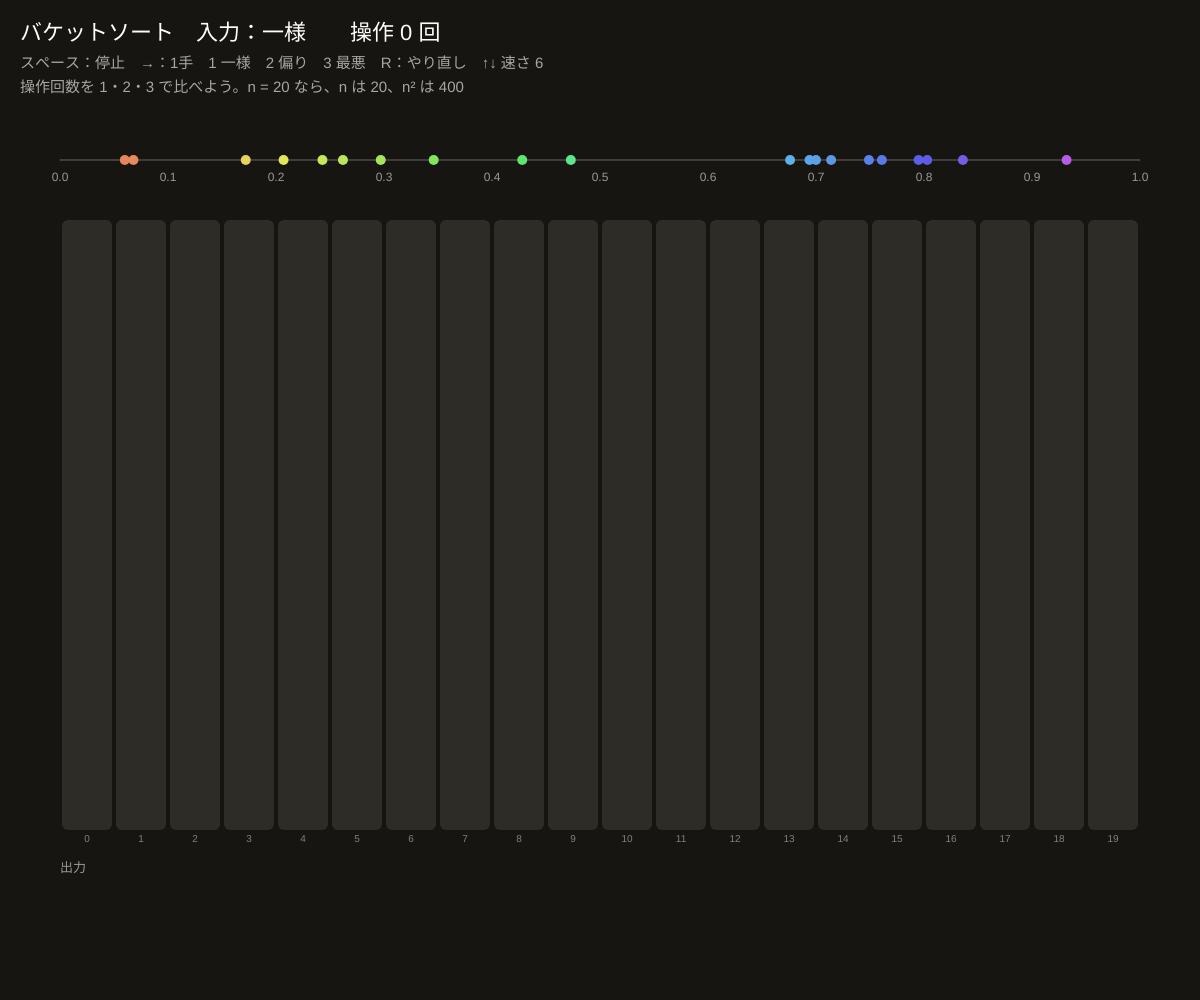
Frame 1 (no input)
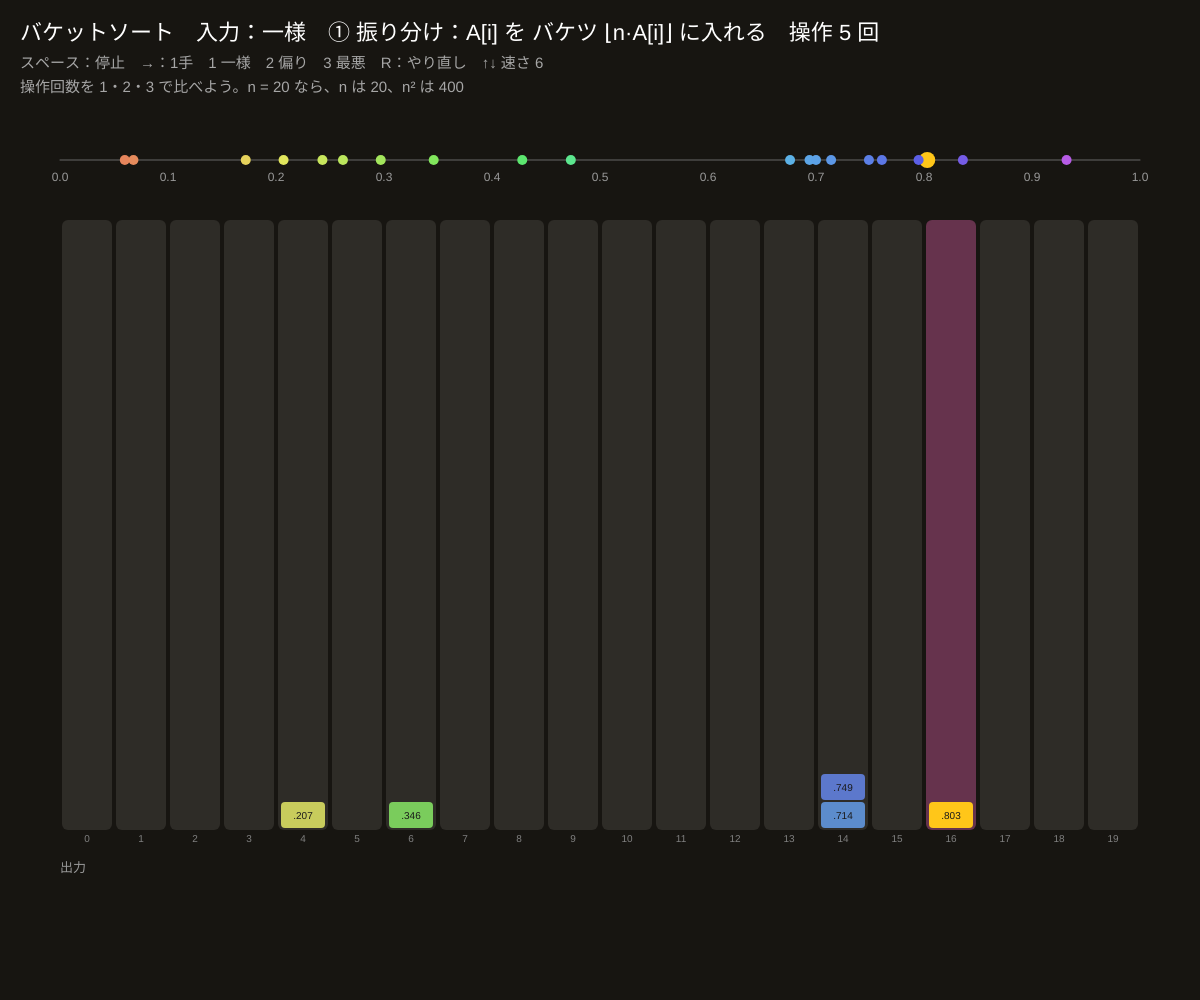
Frame 60 (no input)
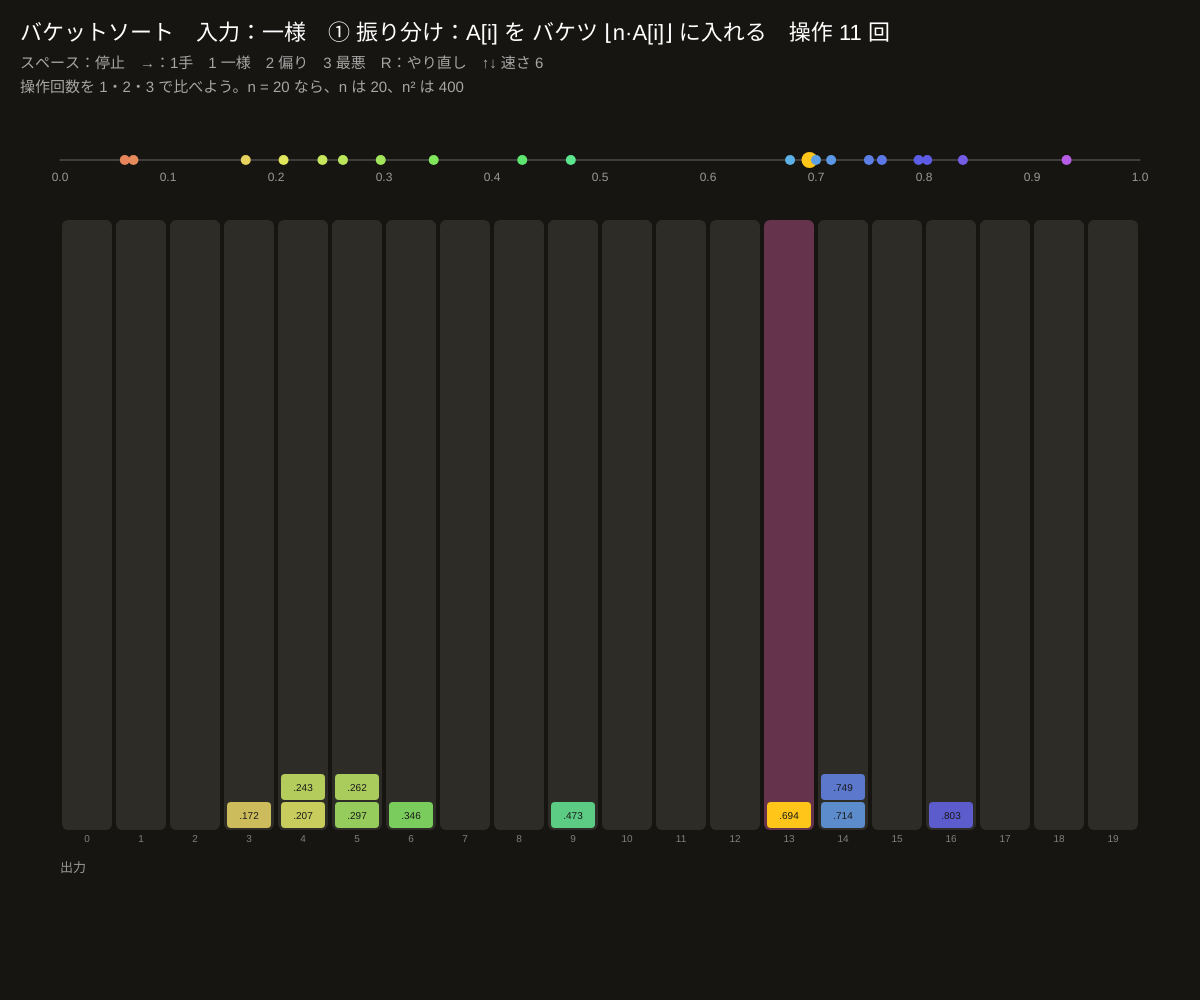
Frame 120 (the mouse pressed at the canvas centre since frame 60)

The p5.js sketch that drew these frames (run headless with seeded random() and noise() and a simulated clock; from frame 60 on, the mouse is pressed at the canvas centre):

// p5.js sketch
// ── sketch.js
// ============================================
// 11 バケットソート
// 0 以上 1 未満の数を、n 個のバケツ [0, 0.1), [0.1, 0.2), … に振り分け、
// バケツの中だけ挿入ソートして、左から順につなげる
// 数がばらけて（一様に）いれば、各バケツは平均 1 個ちょっと → 全体で平均 Θ(n)
// 偏っていると 1 つのバケツに集中して Θ(n²) に。入力の分布で速さが変わる
// スペース：再生／停止　→：1 手　1：一様な入力　2：偏った入力（正規分布）　3：最悪（全部同じバケツ）
// R：やり直し　↑↓ 速さ
// ============================================

let n = 20;              // ★ 個数（= バケツの数）
let speed = 6;
let A = [], B = [], out = [], gen, input = 1, playing = true, acc = 0, done = false, ops = 0, phase = '';
let hl = { a: -1, b: -1, i: -1 };

function setup() {
  createCanvas(windowWidth, windowHeight);
  colorMode(HSB, 360, 100, 100, 100);
  reset();
}

function reset() {
  A = [];
  for (let i = 0; i < n; i++) {
    let v;
    if (input === 1) v = random();
    if (input === 2) v = constrain(randomGaussian(0.5, 0.08), 0, 0.999);
    if (input === 3) v = random(0.3, 0.349);
    A.push(floor(v * 1000) / 1000);
  }
  B = Array.from({ length: n }, () => []); out = []; ops = 0; done = false; hl = { a: -1, b: -1, i: -1 };
  gen = bucketSort();
}

// バケットソート：振り分け → バケツごとに挿入ソート → つなげる
function* bucketSort() {
  phase = '① 振り分け：A[i] を バケツ ⌊n·A[i]⌋ に入れる';
  for (let i = 0; i < A.length; i++) { let b = floor(n * A[i]); B[b].push(A[i]); ops++; hl = { a: i, b, i: -1 }; yield; }
  phase = '② 各バケツの中を挿入ソート';
  for (let b = 0; b < n; b++) {
    let bk = B[b];
    for (let j = 1; j < bk.length; j++) {
      let key = bk[j], i = j - 1;
      while (i >= 0) { ops++; hl = { a: -1, b, i }; yield; if (bk[i] <= key) break; bk[i + 1] = bk[i]; i--; }
      bk[i + 1] = key;
    }
    if (bk.length) { hl = { a: -1, b, i: -1 }; yield; }
  }
  phase = '③ 左のバケツから順につなげる';
  for (let b = 0; b < n; b++) for (let v of B[b]) { out.push(v); ops++; hl = { a: -1, b, i: -1 }; yield; }
  phase = '完成！'; done = true; hl = { a: -1, b: -1, i: -1 };
}

function advance() { if (!done) gen.next(); }

function draw() {
  background(40, 25, 9);
  if (playing && !done) { acc += speed / 60; while (acc >= 1) { advance(); acc--; } }
  let L = 60, W = width - 120;
  // 入力を数直線の上に
  stroke(0, 0, 40); line(L, 160, L + W, 160);
  for (let i = 0; i < A.length; i++) {
    let x = L + A[i] * W;
    noStroke(); fill(i === hl.a ? color(45, 90, 100) : color(A[i] * 300, 60, 90));
    circle(x, 160, i === hl.a ? 16 : 10);
  }
  noStroke(); fill(0, 0, 60); textSize(12); textAlign(CENTER, TOP);
  for (let q = 0; q <= 10; q++) text((q / 10).toFixed(1), L + q / 10 * W, 172);
  // バケツ
  let bw = W / n, top = 220, bh = height - top - 170;
  let maxLen = max(4, ...B.map(b => b.length));
  for (let b = 0; b < n; b++) {
    noStroke(); fill(b === hl.b ? color(330, 50, 40) : color(40, 15, 18));
    rect(L + b * bw + 2, top, bw - 4, bh, 6);
    fill(0, 0, 50); textSize(10); textAlign(CENTER, TOP); text(b, L + b * bw + bw / 2, top + bh + 4);
    let ch = min(28, (bh - 10) / maxLen);
    for (let i = 0; i < B[b].length; i++) {
      let v = B[b][i];
      fill(b === hl.b && (i === hl.i || i === hl.i + 1) ? color(45, 90, 100) : color(v * 300, 55, 80));
      rect(L + b * bw + 5, top + bh - (i + 1) * ch, bw - 10, ch - 2, 4);
      if (ch > 14 && bw > 36) { fill(0, 0, 10); textSize(10); textAlign(CENTER, CENTER); text(v.toFixed(3).slice(1), L + b * bw + bw / 2, top + bh - (i + 0.5) * ch); }
    }
  }
  // 出力
  let ow = W / n;
  for (let i = 0; i < out.length; i++) {
    noStroke(); fill(out[i] * 300, 55, 80); rect(L + i * ow + 2, height - 120, ow - 4, 32, 4);
    if (ow > 34) { fill(0, 0, 10); textSize(10); textAlign(CENTER, CENTER); text(out[i].toFixed(3).slice(1), L + i * ow + ow / 2, height - 104); }
  }
  noStroke(); fill(0, 0, 60); textSize(13); textAlign(LEFT, BASELINE);
  text('出力', L, height - 128);

  let ins = ['', '一様', '偏り（正規分布）', '最悪（1 つのバケツに集中）'];
  fill(0, 0, 100); textSize(22);
  text('バケットソート　入力：' + ins[input] + '　' + phase + '　操作 ' + ops + ' 回', 20, 40);
  fill(0, 0, 65); textSize(15);
  text('スペース：' + (playing ? '停止' : '再生') + '　→：1手　1 一様　2 偏り　3 最悪　R：やり直し　↑↓ 速さ ' + speed, 20, 68);
  text('操作回数を 1・2・3 で比べよう。n = ' + n + ' なら、n は ' + n + '、n² は ' + n * n, 20, 92);
}

function keyPressed() {
  if (key === ' ') playing = !playing;
  if (key === RIGHT_ARROW) { playing = false; advance(); }
  if (key >= '1' && key <= '3') { input = int(key); reset(); }
  if (key === 'r' || key === 'R') reset();
  if (key === UP_ARROW) speed = min(240, speed * 2);
  if (key === DOWN_ARROW) speed = max(1, speed / 2);
}
function windowResized() { resizeCanvas(windowWidth, windowHeight); }

// ---------- やってみよう ----------
// 1. 偏った入力（2）で、バケツの幅を「真ん中ほど細く」すると速くなる。どう変える？
// 2. バケツの数を n / 4 にすると、操作回数はどう変わる？
// 3. 点数（0〜100 点）のテスト結果を並べるなら、どのソートを使う？
